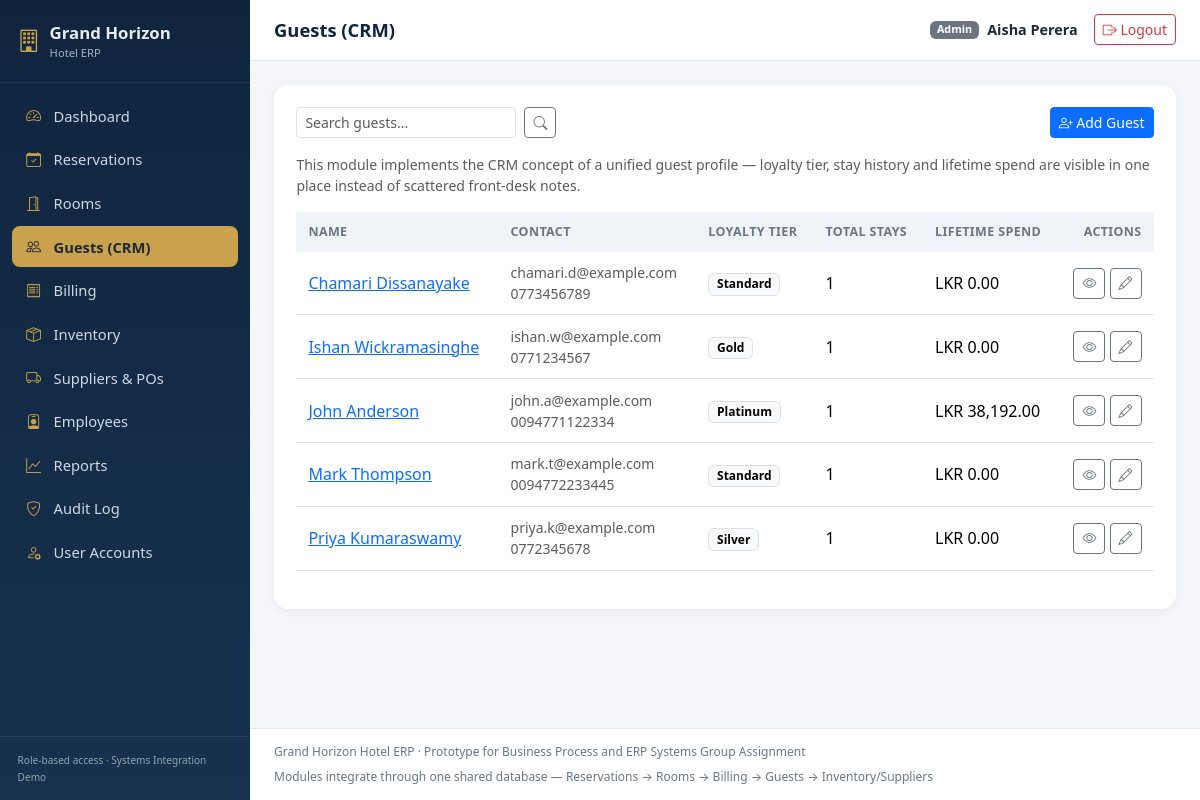
The page /modules/guests/list.php (signed in) on the database its author committed.
### tables this page shows
CREATE TABLE Guests (
    GuestID      INT AUTO_INCREMENT PRIMARY KEY,
    FullName     VARCHAR(100) NOT NULL,
    Email        VARCHAR(120) NULL,
    Phone        VARCHAR(30) NULL,
    Address      VARCHAR(255) NULL,
    IDNumber     VARCHAR(50) NULL,
    LoyaltyTier  ENUM('Standard','Silver','Gold','Platinum') NOT NULL DEFAULT 'Standard',
    CreatedAt    DATETIME NOT NULL DEFAULT CURRENT_TIMESTAMP
);

### includes/functions.php (called while the page is built, shortened)
<?php
function e(?string $value): string
{
    return htmlspecialchars($value ?? '', ENT_QUOTES, 'UTF-8');
}
function formatMoney(?float $amount): string
{
    return 'LKR ' . number_format((float) $amount, 2);
}

### modules/guests/list.php (the view, shortened to what this page needs)
<?php
require_once __DIR__ . '/../../includes/auth.php';
$search = trim($_GET['q'] ?? '');
$sql = "SELECT g.*,
        (SELECT COUNT(*) FROM Reservations r WHERE r.GuestID = g.GuestID) AS TotalStays,
        (SELECT COALESCE(SUM(i.TotalAmount),0) FROM Invoices i WHERE i.GuestID = g.GuestID) AS TotalSpend
        FROM Guests g";
$params = [];
$sql .= " ORDER BY g.FullName";
$stmt = $pdo->prepare($sql);
$stmt->execute($params);
$guests = $stmt->fetchAll();
require __DIR__ . '/../../includes/header.php';
?>
<div class="section-card">
  <div class="d-flex justify-content-between align-items-center flex-wrap gap-2 mb-3">
    <form method="get" class="d-flex gap-2">
      <input type="text" name="q" class="form-control form-control-sm" placeholder="Search guests..." value="<?= e($search) ?>" style="width:220px;">
      <button class="btn btn-sm btn-outline-secondary" type="submit"><i class="bi bi-search"></i></button>
    </form>
    <a href="add.php" class="btn btn-primary btn-sm"><i class="bi bi-person-plus"></i> Add Guest</a>
  </div>
  <p class="text-muted small">This module implements the CRM concept of a unified guest profile — loyalty tier, stay history and lifetime spend are visible in one place instead of scattered front-desk notes.</p>
  <div class="table-responsive">
    <table class="table erp-table align-middle">
      <thead><tr><th>Name</th><th>Contact</th><th>Loyalty Tier</th><th>Total Stays</th><th>Lifetime Spend</th><th class="text-end">Actions</th></tr></thead>
      <tbody>
        <?php foreach ($guests as $g): ?>
        <tr>
          <td><a href="profile.php?id=<?= (int) $g['GuestID'] ?>"><?= e($g['FullName']) ?></a></td>
          <td class="small text-muted"><?= e($g['Email']) ?><br><?= e($g['Phone']) ?></td>
          <td><span class="badge text-bg-light border"><?= e($g['LoyaltyTier']) ?></span></td>
          <td><?= (int) $g['TotalStays'] ?></td>
          <td><?= formatMoney($g['TotalSpend']) ?></td>
          <td class="text-end">
            <a href="profile.php?id=<?= (int) $g['GuestID'] ?>" class="btn btn-sm btn-outline-secondary"><i class="bi bi-eye"></i></a>
            <a href="edit.php?id=<?= (int) $g['GuestID'] ?>" class="btn btn-sm btn-outline-secondary"><i class="bi bi-pencil"></i></a>
          </td>
        </tr>
        <?php endforeach; ?>
      </tbody>
    </table>
  </div>
</div>
<?php require __DIR__ . '/../../includes/footer.php'; ?>

### assets/css/style.css (style rules this page uses)
:root { --brand-navy: #10243e; --brand-navy-light: #16324f; --brand-gold: #c8a24d; --brand-gold-dark: #a9803a; --bg-app: #f4f6f9; --text-muted: #6b7685; --card-radius: 0.9rem; }
* { box-sizing: border-box; }
body { background: var(--bg-app); font-family: 'Segoe UI', system-ui, -apple-system, sans-serif; color: #1f2937; }
.section-card { background: #fff; border-radius: var(--card-radius); box-shadow: 0 2px 10px rgba(16,36,62,0.06); padding: 1.4rem; margin-bottom: 1.4rem; }
table.erp-table thead th { background: #f0f3f8; font-size: 0.78rem; text-transform: uppercase; letter-spacing: 0.03em; color: var(--text-muted); border-bottom: none; }
table.erp-table td, table.erp-table th { vertical-align: middle; padding: 0.65rem 0.75rem; }

### rows shown on the page
guests: FullName "Chamari Dissanayake", Email "chamari.d@example.com", Phone "0773456789", LoyaltyTier "Standard", TotalStays "1", TotalSpend "LKR 0.00"
guests: FullName "Ishan Wickramasinghe", Email "ishan.w@example.com", Phone "0771234567", LoyaltyTier "Gold", TotalStays "1", TotalSpend "LKR 0.00"
guests: FullName "John Anderson", Email "john.a@example.com", Phone "0094771122334", LoyaltyTier "Platinum", TotalStays "1", TotalSpend "LKR 38,192.00"
guests: FullName "Mark Thompson", Email "mark.t@example.com", Phone "0094772233445", LoyaltyTier "Standard", TotalStays "1", TotalSpend "LKR 0.00"
guests: FullName "Priya Kumaraswamy", Email "priya.k@example.com", Phone "0772345678", LoyaltyTier "Silver", TotalStays "1", TotalSpend "LKR 0.00"

### other values the page prints
$item['label'] "Dashboard"
$item['label'] "Reservations"
$item['label'] "Rooms"
$item['label'] "Guests (CRM)"
$item['label'] "Billing"
$item['label'] "Inventory"
$item['label'] "Suppliers & POs"
$item['label'] "Employees"
$item['label'] "Reports"
$item['label'] "Audit Log"
$item['label'] "User Accounts"
$pageTitle "Guests (CRM)"
$user['role'] "Admin"
$user['name'] "Aisha Perera"
